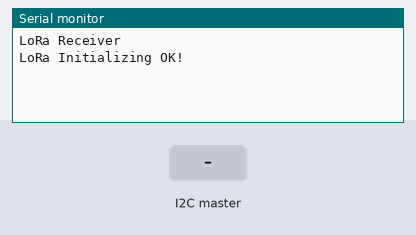
Simulated run of this sketch. Board: Arduino Uno, built with avr-gcc and run on an emulated ATmega328P. Parts: the last lines printed to the serial monitor. The test bench sets the inputs (shaded band). No radio packets arrive unless stated.

Above: at 1.2 s.
1.3 s: the I2C master sends the byte 1
At 2.2 s:
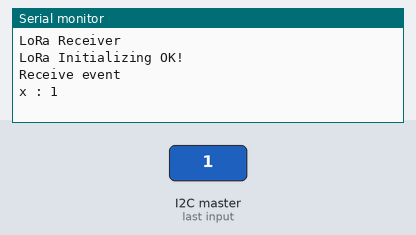
2.8 s: the I2C master sends the byte 0
At 3.4 s:
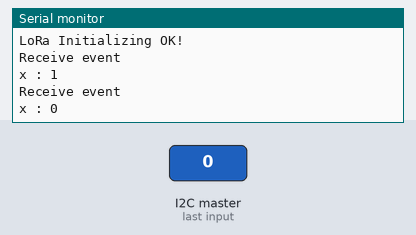

Measured:
- after the input at 1.3 s, the serial monitor: prints a new line at once (image 1)
- after the input at 2.8 s, the serial monitor: prints a new line at once (image 2)

The sketch:

lora_receive_pop_node2.ino
```cpp
#include <LoRa.h>
#include <SPI.h>
#include <Wire.h>

// Define Slave I2C Address
#define SLAVE_ADDR 5
// Define Slave answer size
#define ANSWERSIZE 1

#define ss 5
#define rst 4
#define dio0 2

const int sample_index = 5;
int sampleRSSI[sample_index] ={};
int pre_freq = 0;
int last_freq = 0;
int winner_value;
int distance = 0;

void setup()
{
  Wire.begin(SLAVE_ADDR);
  Serial.begin(115200);
  while (!Serial);
  Serial.println("LoRa Receiver");

  LoRa.setPins(ss, rst, dio0);    //setup LoRa transceiver module

  while (!LoRa.begin(444E6))     //433E6 - Asia, 866E6 - Europe, 915E6 - North America
  {
    Serial.println(".");
    delay(500);
  }
  LoRa.setSyncWord(0xA5);
  Serial.println("LoRa Initializing OK!");
  //Function to run when data received from master
  Wire.onReceive(receiveEvent);
  //Function to run when data requested from master
  Wire.onRequest(requestEvent);
}

void loop()
{
  int sampleRSSI[sample_index] ={};
  int pre_freq = 0;
  int winner_value;
  int packet_count=0;

  // get rssi sample
  while(packet_count < sample_index){
    // Get RSSI of the connected network
    int packetSize = LoRa.parsePacket();    // try to parse packet
    if (packetSize && LoRa.packetSnr() <= 9.00) // filter Snr  && LoRa.packetSnr() >= 8.00
    {
      sampleRSSI[packet_count] = LoRa.packetRssi();
      Serial.print("  ");
      Serial.print(sampleRSSI[packet_count]);
      Serial.println(" Snr: " + String(LoRa.packetSnr()));
      packet_count += 1;
    }
  }
  Serial.println();

  // calculate to find population.
  for(int i = 0; i < sample_index; i++){
    int last_freq = 0;
    for(int j = i; j < sample_index; j++){
      if(sampleRSSI[i] == sampleRSSI[j])last_freq +=1;
    }
    if(last_freq > pre_freq) winner_value = sampleRSSI[i];
    pre_freq = last_freq;
  }
  winner_value = abs(winner_value);
  // Serial.print(" WINNER : ");
  Serial.println(winner_value);

  if (winner_value <= 94)
      distance = 0;
  else if (winner_value >= 95 && winner_value <= 94)
      distance = 1;
  else if (winner_value >= 95 && winner_value <= 96)
      distance = 2;
  else if (winner_value >= 97 && winner_value <= 99)
      distance = 3;
  else if (winner_value >= 100 && winner_value <= 101)
      distance = 4;
  else if (winner_value >= 102 && winner_value <= 104)
      distance = 5;
  else if (winner_value >= 105 && winner_value <= 106)
      distance = 6;
  else if (winner_value >= 107)
      distance = 7;

  Serial.print(" distance : ");
  Serial.println(distance);
}
void receiveEvent(int) {

  // Read while data received
  byte x;
  while (0 < Wire.available()) {
    x = Wire.read();
  }
  // Print to Serial Monitor
  Serial.println("Receive event");
  Serial.println("x : "+String(x));

}

void requestEvent() {

  // Setup byte variable in the correct size
  byte response[ANSWERSIZE];
  String answer = String(distance);
  // Format answer as array
  for (byte i=0;i<ANSWERSIZE;i++) {
     response[i] = (byte)answer.charAt(i);
  }

  // Send response back to Master
  Wire.write(response,sizeof(response));
  Serial.println("Request event");
}
  /*444mhz
  -88 is zero set when we found -85 then we turn on LED
  0 is 87-88 (this time is 1.65m)
  90-91 is 1.0m
  94-96 is 2.0m
  95-97 is 3.0m
  96-97 is 4.0m
  98-99 is 5.0m
  99-101 is 6.0m
  102++ is 7.0m++
  */
```
